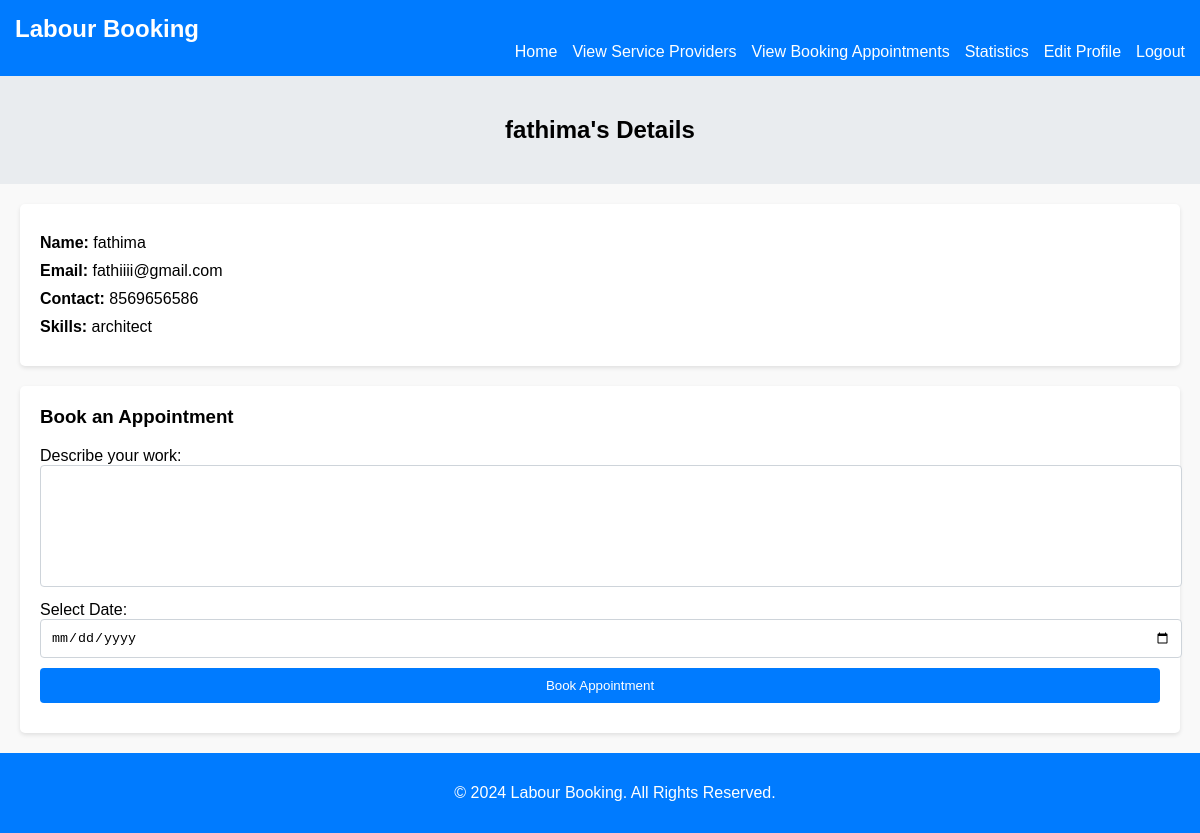
Screenshot of /fathi/staff_details.php?id=25 with the database file from the repository.
### tables this page shows
CREATE TABLE `staff` (
  `id` int(20) NOT NULL,
  `Name` varchar(20) NOT NULL,
  `phoneno` varchar(10) NOT NULL,
  `emailid` varchar(20) NOT NULL,
  `username` varchar(20) NOT NULL,
  `password` varchar(20) NOT NULL,
  `category` varchar(20) NOT NULL,
  `status` varchar(20) DEFAULT 'active'
);

### fathi/staff_details.php (the view, shortened to what this page needs)
<?php
$conn = mysqli_connect("localhost", "root", "", "labour_booking");
$staff_id = $_GET['id'];
$sql = "SELECT * FROM staff WHERE id = $staff_id";
$result = mysqli_query($conn, $sql);
$staff = mysqli_fetch_assoc($result);
?>
<!DOCTYPE html>
<html lang="en">
<head>
    <link rel="stylesheet" href="staffdetail.css">
</head>
<body>
    <nav>
        <div class="sappy">
            <h1>Labour Booking</h1>
            <div class="hi">
                <a href="userhome.php" class="hello">Home</a>
                <a href="view_service_providers.php" class="hello">View Service Providers</a>
                <a href="view_bookings.php" class="hello">View Booking Appointments</a>
                <a href="statistics.php" class="hello">Statistics</a>
                <a href="edit_profile.php" class="hello">Edit Profile</a>
                <a href="logout.php" class="hello">Logout</a>
            </div>
        </div>
    </nav>
    <header class="header">
        <h2><?php echo htmlspecialchars($staff['Name']); ?>'s Details</h2>
    </header>
    <main class="main-content">
        <section class="staff-info">
            <p><strong>Name:</strong> <?php echo htmlspecialchars($staff['Name']); ?></p>
            <p><strong>Email:</strong> <?php echo htmlspecialchars($staff['emailid']); ?></p>
            <p><strong>Contact:</strong> <?php echo htmlspecialchars($staff['phoneno']); ?></p>
            <p><strong>Skills:</strong> <?php echo htmlspecialchars($staff['category']); ?></p>
        </section>
        <section class="appointment-form">
            <h3>Book an Appointment</h3>
            <form action="book_appointment.php" method="POST">
                <label for="work_description">Describe your work:</label>
                <textarea name="work_description" required></textarea>
                <label for="appointment_date">Select Date:</label>
                <input type="date" name="appointment_date" required min="<?php echo date('Y-m-d'); ?>">
                <button type="submit">Book Appointment</button>
            </form>
        </section>
    </main>
    <footer>
        <p>&copy; 2024 Labour Booking. All Rights Reserved.</p>
    </footer>
</body>
</html>

### fathi/staffdetail.css (style rules this page uses)
body { font-family: Arial, sans-serif; margin: 0; padding: 0; background-color: #f9f9f9; }
nav { background-color: #007BFF; padding: 15px; }
.sappy h1 { color: white; margin: 0; }
.hi { display: flex; justify-content: flex-end; }
.hello { color: white; text-decoration: none; margin-left: 15px; }
.header { background-color: #e9ecef; padding: 20px; text-align: center; }
.main-content { padding: 20px; }
.staff-info { background-color: #ffffff; border-radius: 5px; box-shadow: 0 2px 4px rgba(0, 0, 0, 0.1); padding: 20px; margin-bottom: 20px; }
.staff-info p { margin: 10px 0; }
.appointment-form { background-color: #ffffff; border-radius: 5px; box-shadow: 0 2px 4px rgba(0, 0, 0, 0.1); padding: 20px; }
.appointment-form h3 { margin-top: 0; }
.appointment-form textarea, .appointment-form input[type="date"], .appointment-form button { width: 100%; margin-bottom: 10px; }
.appointment-form textarea { height: 100px; padding: 10px; border: 1px solid #ced4da; border-radius: 4px; resize: none; }
.appointment-form input[type="date"] { padding: 10px; border: 1px solid #ced4da; border-radius: 4px; }
.appointment-form button { background-color: #007BFF; color: white; border: none; padding: 10px; border-radius: 4px; cursor: pointer; }
footer { text-align: center; padding: 15px; background-color: #007BFF; color: white; position: relative; bottom: 0; width: 100%; }

### rows the page displays
staff: Name "fathima", emailid "fathiiii@gmail.com", phoneno "8569656586", category "architect"
